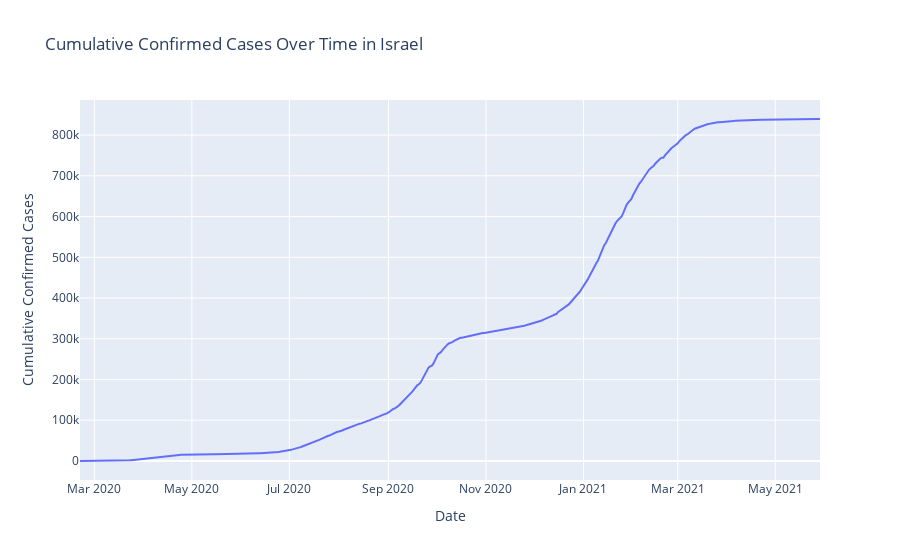

Write notebook code for a chart like this one.
### Code cell
# Import necessary libraries
import pandas as pd
import numpy as np
import plotly.express as px

# Load the dataset
covid_data = pd.read_csv('covid_19_data.csv')

# Convert date columns to datetime format
covid_data['ObservationDate'] = pd.to_datetime(covid_data['ObservationDate'])

# Filter data for Israel
israel_data = covid_data[covid_data["Country/Region"] == "Israel"]

# Aggregating data by date
israel_grouped_data = israel_data.groupby('ObservationDate').sum().reset_index()

# Interactive plot for cumulative confirmed cases in Israel
fig = px.line(israel_grouped_data, x='ObservationDate', y='Confirmed', 
              title='Cumulative Confirmed Cases Over Time in Israel',
              labels={'Confirmed': 'Cumulative Confirmed Cases', 'ObservationDate': 'Date'})
fig.show()

### Figure 1 — Plotly figure (JSON) as saved in the notebook; plotly's stock layout.template omitted (floating-point values rounded to 4 significant figures; data arrays with more than 128 entries replaced by an {"elided": "..."} marker saying what was removed)
{"data": [{"hovertemplate": "Date=%{x}<br>Cumulative Confirmed Cases=%{y}<extra></extra>", "legendgroup": "", "line": {"color": "#636efa", "dash": "solid"}, "marker": {"symbol": "circle"}, "mode": "lines", "name": "", "orientation": "v", "showlegend": false, "type": "scatter", "x": {"elided": "464 str values"}, "xaxis": "x", "y": {"elided": "464 int values"}, "yaxis": "y"}], "layout": {"legend": {"tracegroupgap": 0}, "title": {"text": "Cumulative Confirmed Cases Over Time in Israel"}, "xaxis": {"anchor": "y", "domain": [0, 1], "title": {"text": "Date"}}, "yaxis": {"anchor": "x", "domain": [0, 1], "title": {"text": "Cumulative Confirmed Cases"}}}}
